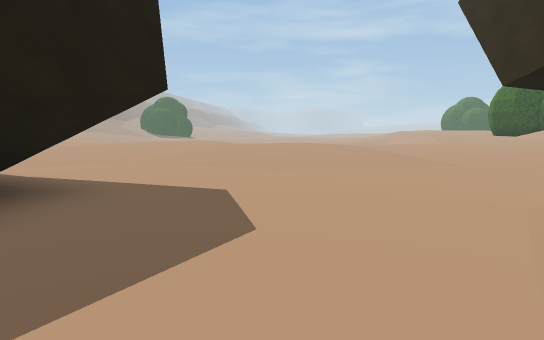
[1] (above)

24 first-person views from a walk through a 3-D level made in the Unity game engine. The camera is 1.4 m above the floor, tilts 6° down and sees 75° across. The floor is counted in squares, 2 m on a side. Each view is taken from the middle of a square. On the plan, view 1 faces up. The plan holds only what a view shows up to about 11 squares ahead; the rest is blank. The place goes on beyond the plan.

[2]
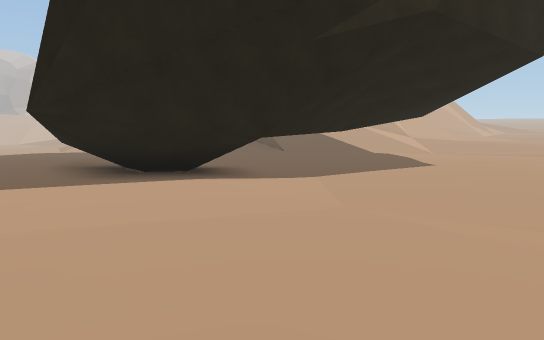

[3]
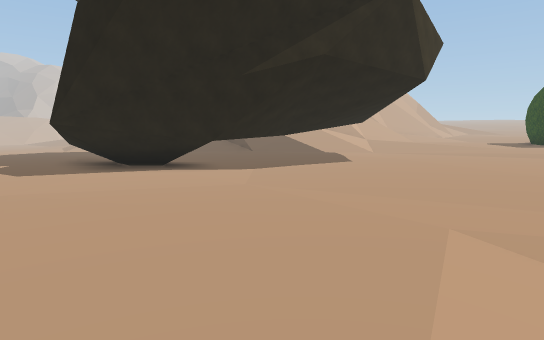

[4]
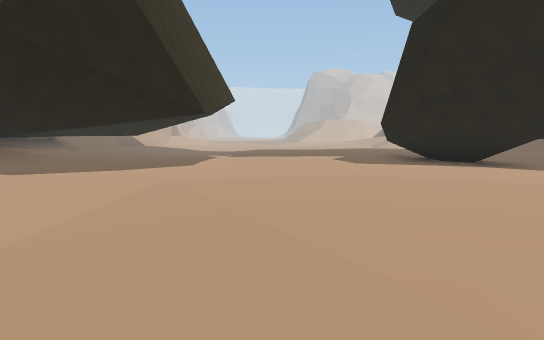

[5]
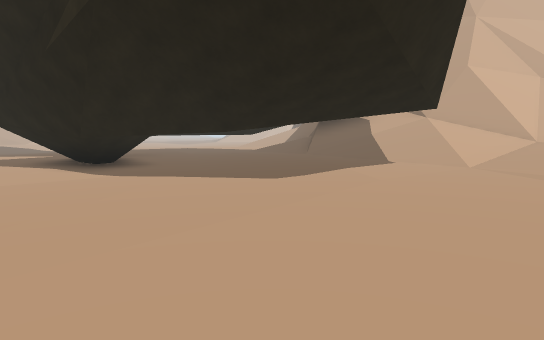

[6]
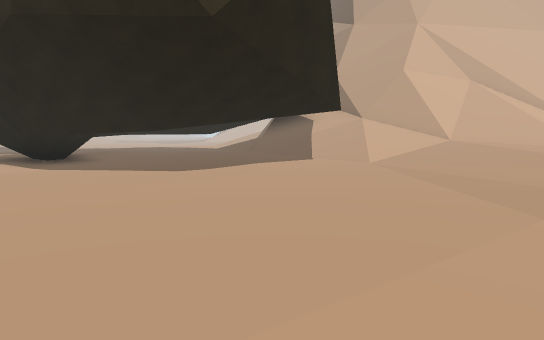

[7]
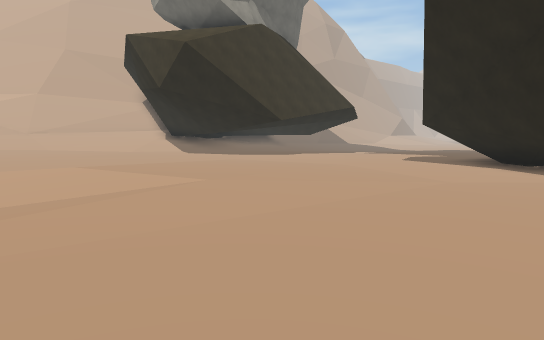

[8]
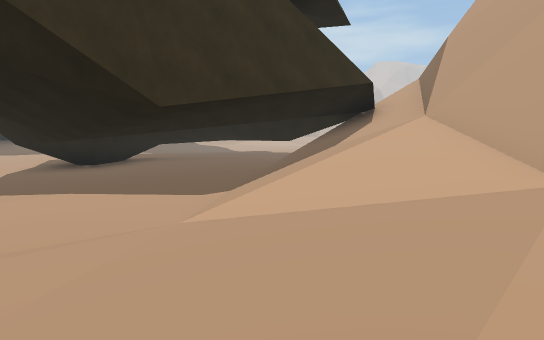

[9]
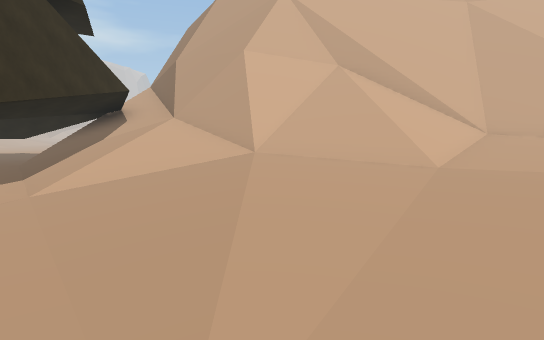

[10]
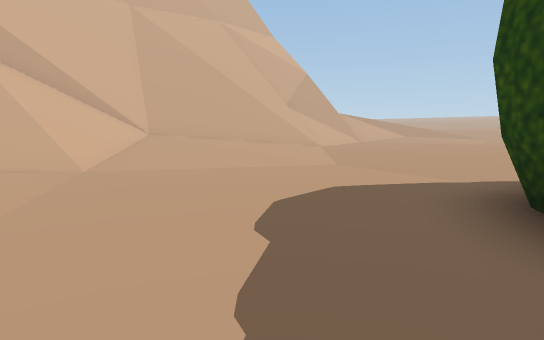

[11]
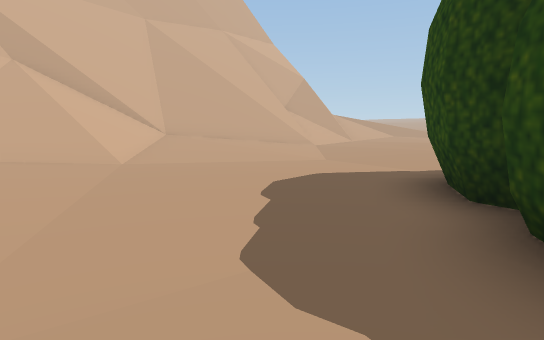

[12]
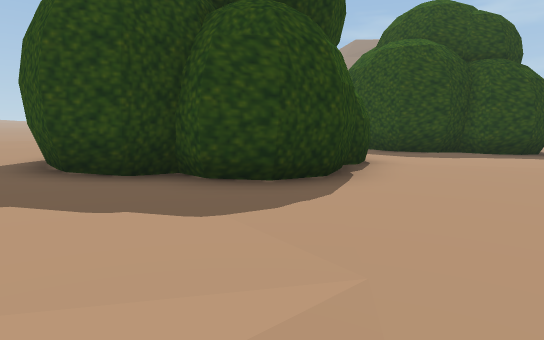

[13]
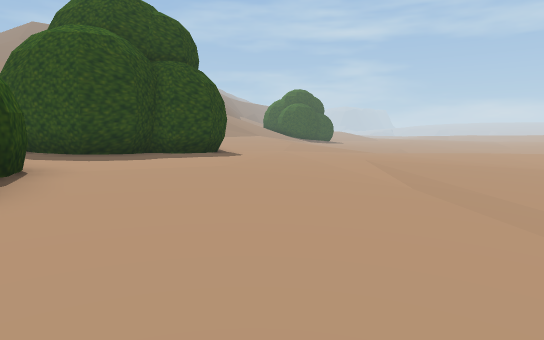

[14]
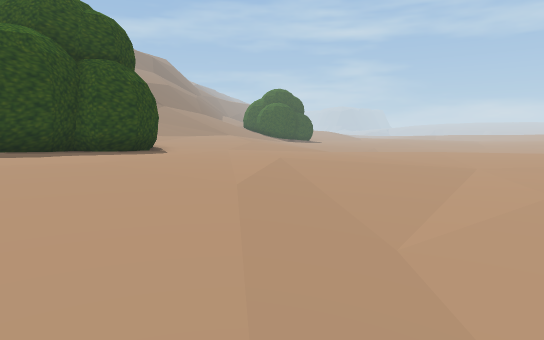

[15]
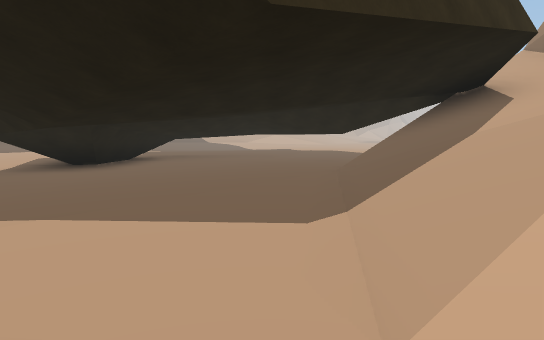

[16]
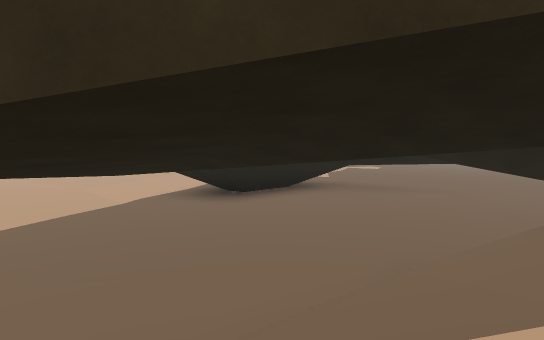

[17]
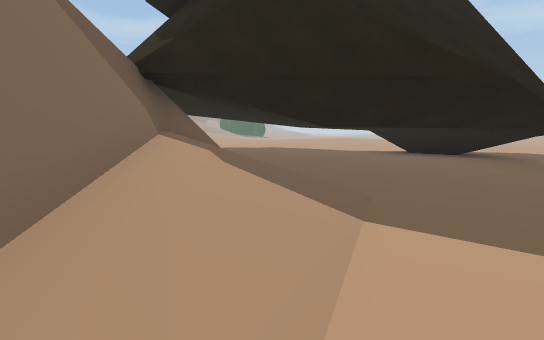

[18]
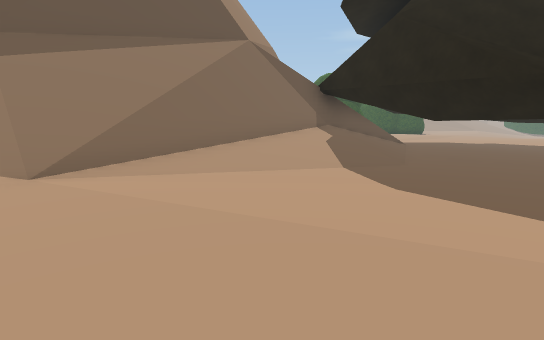

[19]
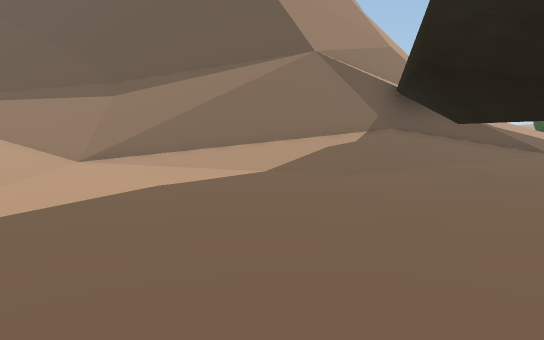

[20]
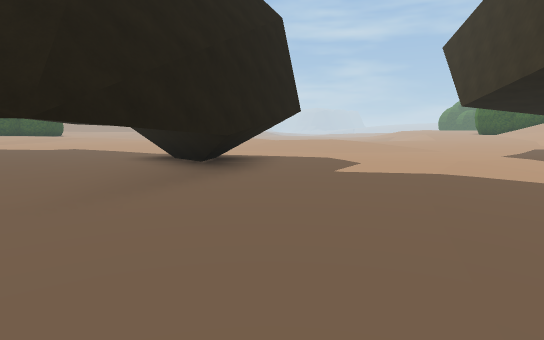

[21]
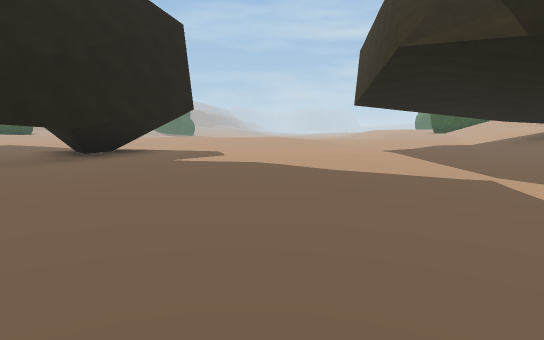

[22]
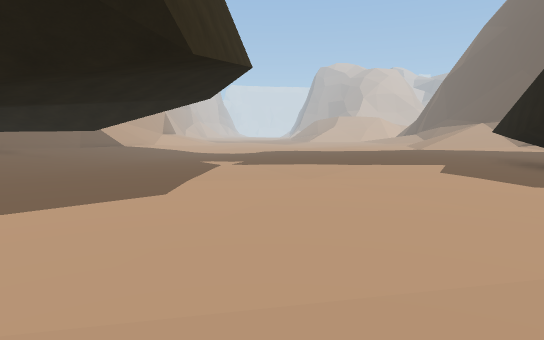

[23]
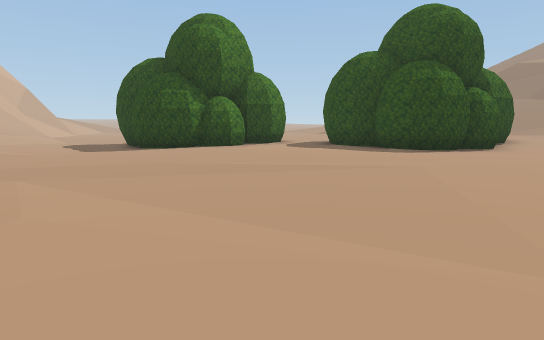

[24]
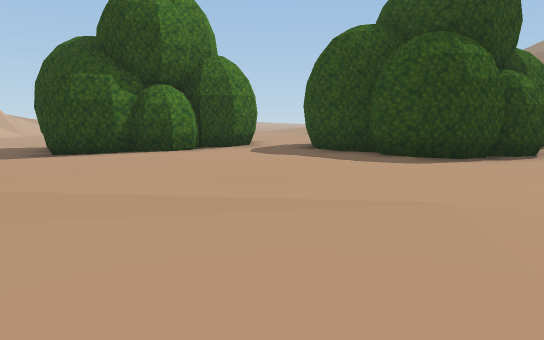

### Floor plan
Key: @ floor where view 1 was taken; # wall or solid block; . main floor; : floor 0.25 m higher than the main floor; - floor 0.25 m lower than the main floor; + floor 0.5 m higher than the main floor; _ floor 0.5 m lower than the main floor; * floor 0.75 m higher than the main floor; % floor 1 m higher than the main floor; & floor 1.25 m higher than the main floor; / step, stairs or slope; = window, fence, low wall or low ledge; v drop or lower ground.
Columns run from 27 left of view 1 to 10 right of it. Each row starts with its distance up from view 1.
 21          #**+++++::+++
 20         ##**+++++:++++
 19        ##***+++++++++
 18      %##****++++++++
 17      &%%*****+++++++
 16      ##%*****+++++++ ++++/
 15       ##*****/+++++  ++++////+
 14        ##****/+++++  ++++///+//..::
 13         #***+/++++++++++++++++/..::
 12       ###**++/+++++++:::++++++/..:
 11  &&%###***++++++++++:::::+++++:..:::
 10  &&%******++++++++::::..:::::::...::
  9 &&%********/++:::::::.....:::.....:
  8 &//********//+::::::...............:
  7 &//********//+::::.................:
  6 &/%///***%%///::::....#.............#
  5 &////////%&////:::....###........../
  4  ///////////////:::...####........./
  3  ###///////=////:::...####........./
  2   ####/////##////::....###........../
  1      ###///v#/==//:.....#.....------/
  0        #######/=#/:.....#..@..------//
 -1              #/////....#.....--_____//
 -2              ##/////...#....---_____//
 -3               #/#///.--.....--__
 -4               ###///.--....--__
 -5                ##//..---.. --_
 -6                ##//...--.   _
 -7                #/#/.....
 -8                #/=.....
 -9                #//...-/
-10                #///---_

Where each view was taken, in squares from view 1:
view 1: 0 up, 0 right, facing up
view 2: 11 up, 0 right, facing down-left
view 3: 14 up, 1 right, facing down-left
view 4: 15 up, 2 right, facing down
view 5: 14 up, 9 left, facing down
view 6: 15 up, 11 left, facing down
view 7: 16 up, 6 left, facing down-right
view 8: 8 up, 17 left, facing down-right
view 9: 11 up, 17 left, facing down
view 10: 11 up, 18 left, facing down-left
view 11: 12 up, 17 left, facing down-left
view 12: 9 up, 16 left, facing up-left
view 13: 10 up, 16 left, facing up
view 14: 10 up, 14 left, facing up
view 15: 7 up, 14 left, facing down-right
view 16: 3 up, 14 left, facing right
view 17: 8 down, 9 left, facing up
view 18: 10 down, 5 left, facing up-left
view 19: 5 down, 2 left, facing left
view 20: 5 down, 2 left, facing up
view 21: 6 down, 1 right, facing up
view 22: 9 up, 3 right, facing down
view 23: 16 up, 8 left, facing left
view 24: 17 up, 11 left, facing left
